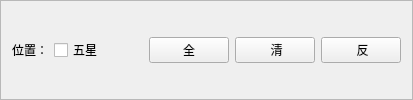
        <widget class="QFrame" name="frameFiveStartZ">
         <property name="frameShape">
          <enum>QFrame::StyledPanel</enum>
         </property>
         <property name="frameShadow">
          <enum>QFrame::Raised</enum>
         </property>
         <layout class="QVBoxLayout" name="verticalLayout_4">
          <item>
           <layout class="QHBoxLayout" name="horizontalLayout_8">
            <item>
             <layout class="QHBoxLayout" name="horizontalLayout_4">
              <item>
               <widget class="QLabel" name="label_4">
                <property name="text">
                 <string>位置：</string>
                </property>
               </widget>
              </item>
              <item>
               <widget class="QCheckBox" name="checkBox_26">
                <property name="text">
                 <string>五星</string>
                </property>
               </widget>
              </item>
             </layout>
            </item>
            <item>
             <spacer name="horizontalSpacer_4">
              <property name="orientation">
               <enum>Qt::Horizontal</enum>
              </property>
              <property name="sizeHint" stdset="0">
               <size>
                <width>40</width>
                <height>20</height>
               </size>
              </property>
             </spacer>
            </item>
            <item>
             <widget class="QPushButton" name="pushButton_25">
              <property name="text">
               <string>全</string>
              </property>
             </widget>
            </item>
            <item>
             <widget class="QPushButton" name="pushButton_24">
              <property name="text">
               <string> 清</string>
              </property>
             </widget>
            </item>
            <item>
             <widget class="QPushButton" name="pushButton_23">
              <property name="text">
               <string> 反</string>
              </property>
             </widget>
            </item>
           </layout>
          </item>
         </layout>
        </widget>
